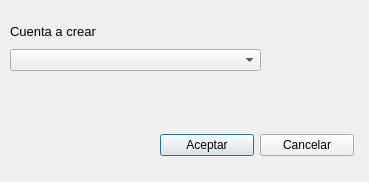
<?xml version="1.0" encoding="UTF-8"?>
<ui version="4.0">
 <class>CrearCuentaDialog</class>
 <widget class="QDialog" name="CrearCuentaDialog">
  <property name="geometry">
   <rect>
    <x>0</x>
    <y>0</y>
    <width>369</width>
    <height>182</height>
   </rect>
  </property>
  <property name="windowTitle">
   <string>CrearCuenta</string>
  </property>
  <widget class="QWidget" name="verticalLayoutWidget">
   <property name="geometry">
    <rect>
     <x>10</x>
     <y>20</y>
     <width>251</width>
     <height>51</height>
    </rect>
   </property>
   <layout class="QVBoxLayout" name="verticalLayout">
    <item>
     <widget class="QLabel" name="label">
      <property name="font">
       <font>
        <pointsize>10</pointsize>
       </font>
      </property>
      <property name="text">
       <string>Cuenta a crear</string>
      </property>
     </widget>
    </item>
    <item>
     <widget class="QComboBox" name="comboBox"/>
    </item>
   </layout>
  </widget>
  <widget class="QLabel" name="label_2">
   <property name="geometry">
    <rect>
     <x>10</x>
     <y>90</y>
     <width>181</width>
     <height>31</height>
    </rect>
   </property>
   <property name="font">
    <font>
     <pointsize>10</pointsize>
    </font>
   </property>
   <property name="text">
    <string/>
   </property>
  </widget>
  <widget class="QWidget" name="horizontalLayoutWidget">
   <property name="geometry">
    <rect>
     <x>160</x>
     <y>130</y>
     <width>194</width>
     <height>31</height>
    </rect>
   </property>
   <layout class="QHBoxLayout" name="horizontalLayout">
    <item>
     <widget class="QPushButton" name="btnAccept">
      <property name="text">
       <string>Aceptar</string>
      </property>
     </widget>
    </item>
    <item>
     <widget class="QPushButton" name="btnCancel">
      <property name="text">
       <string>Cancelar</string>
      </property>
     </widget>
    </item>
   </layout>
  </widget>
 </widget>
 <resources/>
 <connections/>
</ui>
